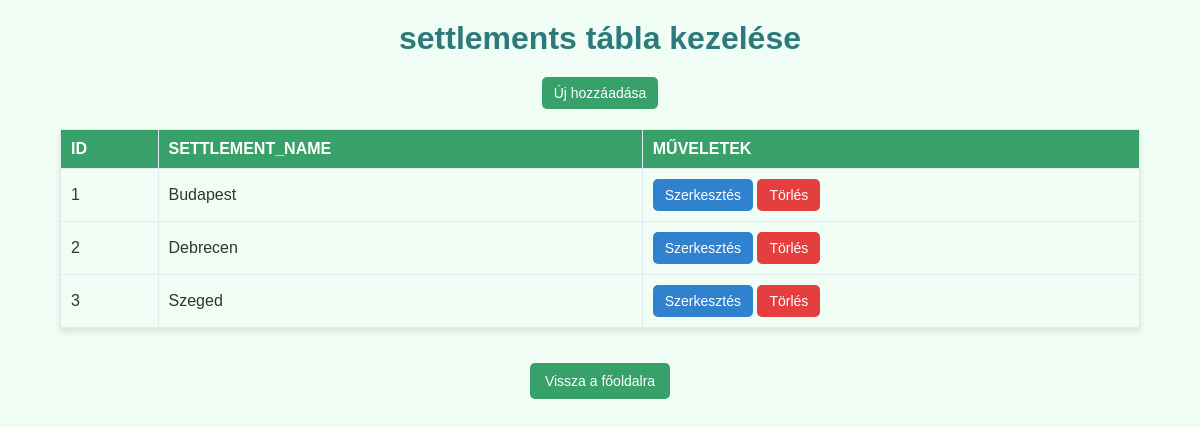
The app's page /admin/table.php?table=settlements with its own data.
### tables this page shows
CREATE TABLE settlements (
    id INT AUTO_INCREMENT PRIMARY KEY,
    settlement_name VARCHAR(50)
);

### admin/table.php (the view, shortened to what this page needs)
<?php
require '../db.php';
$table = $_GET['table'] ?? null;
try {
    $stmt = $pdo->query("SELECT * FROM $table");
    $data = $stmt->fetchAll(PDO::FETCH_ASSOC);
    $columns = array_keys($data[0] ?? []);
} catch (PDOException $e) {
    die("Hiba: " . $e->getMessage());
}
?>
<!DOCTYPE html>
<html>
<head>
    <link rel="stylesheet" href="styles.css">
</head>
<body>
    <h1><?= htmlspecialchars($table) ?> tábla kezelése</h1>
    <a href="create.php?table=<?= htmlspecialchars($table) ?>">Új hozzáadása</a>
    <table>
        <thead>
            <tr>
                <?php foreach ($columns as $column): ?>
                <th><?= htmlspecialchars($column) ?></th>
                <?php endforeach; ?>
                <th>Műveletek</th>
            </tr>
        </thead>
        <tbody>
            <?php foreach ($data as $row): ?>
            <tr>
                <?php foreach ($row as $value): ?>
                <td><?= htmlspecialchars($value) ?></td>
                <?php endforeach; ?>
                <td>
                    <a href="edit.php?table=<?= htmlspecialchars($table) ?>&id=<?= $row['id'] ?>">Szerkesztés</a>
                    <a href="delete.php?table=<?= htmlspecialchars($table) ?>&id=<?= $row['id'] ?>" onclick="return confirm('Biztos törölni szeretnéd?')">Törlés</a>
                </td>
            </tr>
            <?php endforeach; ?>
        </tbody>
    </table>
    <div class="nav-buttons">
    <a href="index.php" class="btn-home">Vissza a főoldalra</a>
</div>
</body>
</html>

### admin/styles.css (style rules this page uses)
body { font-family: 'Arial', sans-serif; background-color: #f0fdf4; margin: 0; padding: 0; color: #333; display: flex; flex-direction: column; align-items: center; min-height: 100vh; }
h1 { color: #2c7a7b; text-align: center; margin: 20px 0; }
table { width: 90%; max-width: 1200px; margin: 20px; border-collapse: collapse; box-shadow: 0 4px 6px rgba(0, 0, 0, 0.1); }
table th, table td { border: 1px solid #e2e8f0; padding: 10px; text-align: left; }
table th { background-color: #38a169; color: white; text-transform: uppercase; }
table tr:nth-child(even) { background-color: #f0fdf4; }
a { padding: 8px 12px; border: none; border-radius: 5px; font-size: 14px; display: inline-flex; justify-content: center; align-items: center; text-align: center; }
a[href*="create"] { background-color: #38a169; color: white; text-decoration: none; }
a[href*="edit"] { background-color: #3182ce; color: white; text-decoration: none; }
a[href*="delete"] { background-color: #e53e3e; color: white; text-decoration: none; }
.nav-buttons { display: flex; justify-content: flex-start; gap: 15px; margin: 15px; }
.nav-buttons .btn-back, .nav-buttons .btn-home { padding: 10px 15px; border: none; border-radius: 5px; font-size: 14px; cursor: pointer; text-decoration: none; color: white; display: inline-flex; justify-content: center; align-items: center; }
.nav-buttons .btn-home { background-color: #38a169; }

### records on screen
settlements: id "1", settlement_name "Budapest"
settlements: id "2", settlement_name "Debrecen"
settlements: id "3", settlement_name "Szeged"

### other values on screen
$table "settlements"
$column "ID"
$column "SETTLEMENT_NAME"
